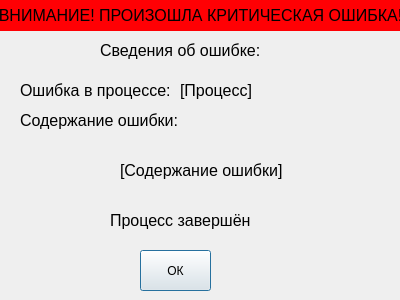
<?xml version="1.0" encoding="UTF-8"?>
<ui version="4.0">
 <class>Dialog</class>
 <widget class="QDialog" name="Dialog">
  <property name="geometry">
   <rect>
    <x>0</x>
    <y>0</y>
    <width>400</width>
    <height>300</height>
   </rect>
  </property>
  <property name="windowTitle">
   <string>Dialog</string>
  </property>
  <widget class="QPushButton" name="pushButton">
   <property name="geometry">
    <rect>
     <x>140</x>
     <y>250</y>
     <width>71</width>
     <height>41</height>
    </rect>
   </property>
   <property name="text">
    <string>ОК</string>
   </property>
  </widget>
  <widget class="QLabel" name="label">
   <property name="geometry">
    <rect>
     <x>0</x>
     <y>0</y>
     <width>401</width>
     <height>31</height>
    </rect>
   </property>
   <property name="font">
    <font>
     <pointsize>12</pointsize>
    </font>
   </property>
   <property name="styleSheet">
    <string notr="true">background-color: rgb(255, 0, 4);</string>
   </property>
   <property name="text">
    <string>ВНИМАНИЕ! ПРОИЗОШЛА КРИТИЧЕСКАЯ ОШИБКА!</string>
   </property>
   <property name="alignment">
    <set>Qt::AlignCenter</set>
   </property>
  </widget>
  <widget class="QLabel" name="label_2">
   <property name="geometry">
    <rect>
     <x>100</x>
     <y>30</y>
     <width>161</width>
     <height>41</height>
    </rect>
   </property>
   <property name="font">
    <font>
     <pointsize>12</pointsize>
    </font>
   </property>
   <property name="text">
    <string>Сведения об ошибке:</string>
   </property>
  </widget>
  <widget class="QLabel" name="label_3">
   <property name="geometry">
    <rect>
     <x>20</x>
     <y>70</y>
     <width>161</width>
     <height>41</height>
    </rect>
   </property>
   <property name="font">
    <font>
     <pointsize>12</pointsize>
    </font>
   </property>
   <property name="text">
    <string>Ошибка в процессе:</string>
   </property>
  </widget>
  <widget class="QLabel" name="label_4">
   <property name="geometry">
    <rect>
     <x>180</x>
     <y>70</y>
     <width>101</width>
     <height>41</height>
    </rect>
   </property>
   <property name="font">
    <font>
     <pointsize>12</pointsize>
    </font>
   </property>
   <property name="text">
    <string>[Процесс]</string>
   </property>
  </widget>
  <widget class="QLabel" name="label_5">
   <property name="geometry">
    <rect>
     <x>20</x>
     <y>100</y>
     <width>161</width>
     <height>41</height>
    </rect>
   </property>
   <property name="font">
    <font>
     <pointsize>12</pointsize>
    </font>
   </property>
   <property name="text">
    <string>Содержание ошибки:</string>
   </property>
  </widget>
  <widget class="QLabel" name="label_6">
   <property name="geometry">
    <rect>
     <x>120</x>
     <y>150</y>
     <width>171</width>
     <height>41</height>
    </rect>
   </property>
   <property name="font">
    <font>
     <pointsize>12</pointsize>
    </font>
   </property>
   <property name="text">
    <string>[Содержание ошибки]</string>
   </property>
  </widget>
  <widget class="QLabel" name="label_7">
   <property name="geometry">
    <rect>
     <x>110</x>
     <y>200</y>
     <width>141</width>
     <height>41</height>
    </rect>
   </property>
   <property name="font">
    <font>
     <pointsize>12</pointsize>
    </font>
   </property>
   <property name="text">
    <string>Процесс завершён</string>
   </property>
  </widget>
 </widget>
 <resources/>
 <connections/>
</ui>
